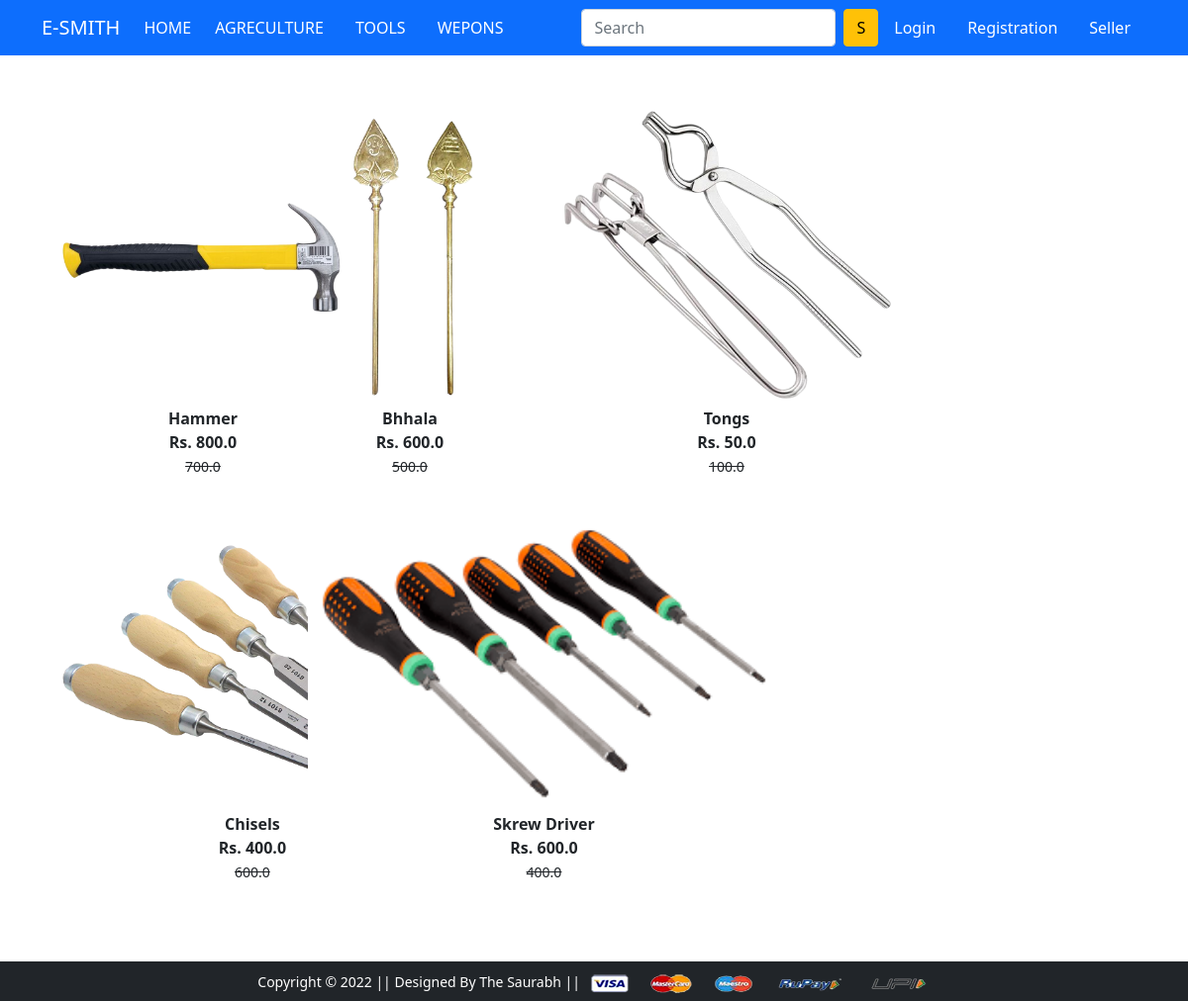
/tools/, run on the app's committed database.
### store/models/product.py (models this page shows, shortened)
class Product(models.Model):
    title=models.CharField(max_length=100)
    selling_price=models.FloatField()
    discounted_price=models.FloatField()
    description=models.TextField()
    brand=models.CharField(max_length=100)
    category=models.CharField(choices=CATEGORY_CHOICES,max_length=2)
    product_image=models.ImageField(upload_to='product')

### store/views.py (the view)
# urls.py: path('tools/', views.tool, name='tools'),
def tool(request, data=None):
	totalitem = 0
	if request.user.is_authenticated:
		totalitem = len(Cart.objects.filter(user=request.user))
	if data==None :
			tools = Product.objects.filter(category='T')
	return render(request, 'store/tools.html', {'tool':tools, 'totalitem':totalitem})

### store/templates/store/tools.html (shortened to what this page needs)
{% extends 'store/base.html' %}
{% load static %}
{% block main-content %}
<div class="container my-5">
   <div class="col-sm-8">
   <div class="row">
    {% for product in tool %}
     <div class="col-sm-4 text-center mb-4">
      <a href="{% url 'product-detail' product.id %}"
      class="btn">
       <div class="item">
        <img src="{{product.product_image.url}}" alt=""
        height="300" class="">
        <div class="fw-bold">{{product.title}}</div>
        <div class="fw-bold">Rs. {{product.discounted_price}}</div>
        <small class="fw-light text-decoration-line-through">{{product.selling_price}}</small>
       </div>
      </a>
     </div>
    {% endfor %}
   </div>
  </div>
 </div>
{% endblock main-content %}

### data on the page
Product: product_image (picture), title "Hammer", discounted_price "800.0", selling_price "700.0"
Product: product_image (picture), title "Bhhala", discounted_price "600.0", selling_price "500.0"
Product: product_image (picture), title "Tongs", discounted_price "50.0", selling_price "100.0"
Product: product_image (picture), title "Chisels", discounted_price "400.0", selling_price "600.0"
Product: product_image (picture), title "Skrew Driver", discounted_price "600.0", selling_price "400.0"
